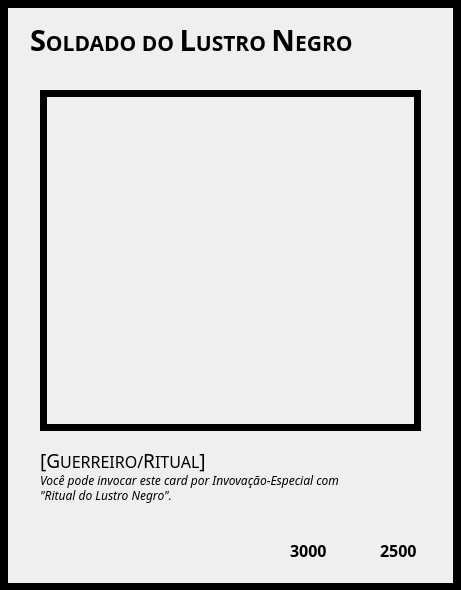
<?xml version="1.0" encoding="UTF-8"?>
<ui version="4.0">
 <class>MainWindow</class>
 <widget class="QMainWindow" name="MainWindow">
  <property name="geometry">
   <rect>
    <x>0</x>
    <y>0</y>
    <width>461</width>
    <height>590</height>
   </rect>
  </property>
  <property name="windowTitle">
   <string>MainWindow</string>
  </property>
  <property name="windowIcon">
   <iconset>
    <normaloff>plano de fundo interno.png</normaloff>plano de fundo interno.png</iconset>
  </property>
  <property name="styleSheet">
   <string notr="true"/>
  </property>
  <widget class="QWidget" name="centralwidget">
   <widget class="QLabel" name="label">
    <property name="geometry">
     <rect>
      <x>0</x>
      <y>0</y>
      <width>461</width>
      <height>591</height>
     </rect>
    </property>
    <property name="minimumSize">
     <size>
      <width>461</width>
      <height>591</height>
     </size>
    </property>
    <property name="maximumSize">
     <size>
      <width>461</width>
      <height>591</height>
     </size>
    </property>
    <property name="frameShape">
     <enum>QFrame::Box</enum>
    </property>
    <property name="lineWidth">
     <number>8</number>
    </property>
    <property name="text">
     <string/>
    </property>
    <property name="pixmap">
     <pixmap>fundo modelo.png</pixmap>
    </property>
    <property name="scaledContents">
     <bool>true</bool>
    </property>
   </widget>
   <widget class="QLabel" name="label_4">
    <property name="geometry">
     <rect>
      <x>40</x>
      <y>430</y>
      <width>201</width>
      <height>61</height>
     </rect>
    </property>
    <property name="sizePolicy">
     <sizepolicy hsizetype="Preferred" vsizetype="Preferred">
      <horstretch>0</horstretch>
      <verstretch>0</verstretch>
     </sizepolicy>
    </property>
    <property name="minimumSize">
     <size>
      <width>161</width>
      <height>61</height>
     </size>
    </property>
    <property name="font">
     <font>
      <family>Sitka Small</family>
     </font>
    </property>
    <property name="text">
     <string>&lt;html&gt;&lt;head/&gt;&lt;body&gt;&lt;p&gt;&lt;span style=&quot; font-size:14pt;&quot;&gt;[G&lt;/span&gt;&lt;span style=&quot; font-size:12pt;&quot;&gt;UERREIRO/&lt;/span&gt;&lt;span style=&quot; font-size:14pt;&quot;&gt;R&lt;/span&gt;&lt;span style=&quot; font-size:12pt;&quot;&gt;ITUAL&lt;/span&gt;&lt;span style=&quot; font-size:14pt;&quot;&gt;]&lt;/span&gt;&lt;/p&gt;&lt;/body&gt;&lt;/html&gt;</string>
    </property>
   </widget>
   <widget class="QLabel" name="label_5">
    <property name="geometry">
     <rect>
      <x>40</x>
      <y>460</y>
      <width>381</width>
      <height>41</height>
     </rect>
    </property>
    <property name="sizePolicy">
     <sizepolicy hsizetype="Preferred" vsizetype="Preferred">
      <horstretch>0</horstretch>
      <verstretch>0</verstretch>
     </sizepolicy>
    </property>
    <property name="font">
     <font>
      <family>Sitka Small</family>
     </font>
    </property>
    <property name="text">
     <string>&lt;html&gt;&lt;head/&gt;&lt;body&gt;&lt;p&gt;&lt;span style=&quot; font-size:9pt; font-style:italic;&quot;&gt;Você pode invocar este card por Invovação-Especial com&lt;/span&gt;&lt;/p&gt;&lt;/body&gt;&lt;/html&gt;</string>
    </property>
   </widget>
   <widget class="QLabel" name="label_6">
    <property name="geometry">
     <rect>
      <x>40</x>
      <y>90</y>
      <width>381</width>
      <height>341</height>
     </rect>
    </property>
    <property name="minimumSize">
     <size>
      <width>381</width>
      <height>341</height>
     </size>
    </property>
    <property name="maximumSize">
     <size>
      <width>381</width>
      <height>341</height>
     </size>
    </property>
    <property name="styleSheet">
     <string notr="true">border-color: rgb(188, 94, 0);</string>
    </property>
    <property name="frameShape">
     <enum>QFrame::Box</enum>
    </property>
    <property name="frameShadow">
     <enum>QFrame::Plain</enum>
    </property>
    <property name="lineWidth">
     <number>7</number>
    </property>
    <property name="midLineWidth">
     <number>0</number>
    </property>
    <property name="text">
     <string/>
    </property>
    <property name="pixmap">
     <pixmap>Black Luster Soldier Card Profile.png</pixmap>
    </property>
    <property name="scaledContents">
     <bool>true</bool>
    </property>
   </widget>
   <widget class="QLabel" name="label_7">
    <property name="geometry">
     <rect>
      <x>290</x>
      <y>520</y>
      <width>41</width>
      <height>61</height>
     </rect>
    </property>
    <property name="sizePolicy">
     <sizepolicy hsizetype="Preferred" vsizetype="Preferred">
      <horstretch>0</horstretch>
      <verstretch>0</verstretch>
     </sizepolicy>
    </property>
    <property name="minimumSize">
     <size>
      <width>41</width>
      <height>61</height>
     </size>
    </property>
    <property name="maximumSize">
     <size>
      <width>41</width>
      <height>61</height>
     </size>
    </property>
    <property name="font">
     <font>
      <family>Sitka Small</family>
     </font>
    </property>
    <property name="text">
     <string>&lt;html&gt;&lt;head/&gt;&lt;body&gt;&lt;p&gt;&lt;span style=&quot; font-size:12pt; font-weight:600;&quot;&gt;3000&lt;/span&gt;&lt;/p&gt;&lt;/body&gt;&lt;/html&gt;</string>
    </property>
   </widget>
   <widget class="QLabel" name="label_8">
    <property name="geometry">
     <rect>
      <x>380</x>
      <y>520</y>
      <width>41</width>
      <height>61</height>
     </rect>
    </property>
    <property name="sizePolicy">
     <sizepolicy hsizetype="Preferred" vsizetype="Preferred">
      <horstretch>0</horstretch>
      <verstretch>0</verstretch>
     </sizepolicy>
    </property>
    <property name="minimumSize">
     <size>
      <width>41</width>
      <height>61</height>
     </size>
    </property>
    <property name="maximumSize">
     <size>
      <width>41</width>
      <height>61</height>
     </size>
    </property>
    <property name="font">
     <font>
      <family>Sitka Small</family>
     </font>
    </property>
    <property name="text">
     <string>&lt;html&gt;&lt;head/&gt;&lt;body&gt;&lt;p&gt;&lt;span style=&quot; font-size:12pt; font-weight:600;&quot;&gt;2500&lt;/span&gt;&lt;/p&gt;&lt;/body&gt;&lt;/html&gt;</string>
    </property>
   </widget>
   <widget class="QLabel" name="label_12">
    <property name="geometry">
     <rect>
      <x>320</x>
      <y>70</y>
      <width>21</width>
      <height>21</height>
     </rect>
    </property>
    <property name="maximumSize">
     <size>
      <width>41</width>
      <height>41</height>
     </size>
    </property>
    <property name="text">
     <string/>
    </property>
    <property name="pixmap">
     <pixmap>Level.png</pixmap>
    </property>
    <property name="scaledContents">
     <bool>true</bool>
    </property>
   </widget>
   <widget class="QLabel" name="label_11">
    <property name="geometry">
     <rect>
      <x>380</x>
      <y>70</y>
      <width>21</width>
      <height>21</height>
     </rect>
    </property>
    <property name="maximumSize">
     <size>
      <width>41</width>
      <height>41</height>
     </size>
    </property>
    <property name="text">
     <string/>
    </property>
    <property name="pixmap">
     <pixmap>Level.png</pixmap>
    </property>
    <property name="scaledContents">
     <bool>true</bool>
    </property>
   </widget>
   <widget class="QLabel" name="label_13">
    <property name="geometry">
     <rect>
      <x>340</x>
      <y>70</y>
      <width>21</width>
      <height>21</height>
     </rect>
    </property>
    <property name="maximumSize">
     <size>
      <width>41</width>
      <height>41</height>
     </size>
    </property>
    <property name="text">
     <string/>
    </property>
    <property name="pixmap">
     <pixmap>Level.png</pixmap>
    </property>
    <property name="scaledContents">
     <bool>true</bool>
    </property>
   </widget>
   <widget class="QLabel" name="label_16">
    <property name="geometry">
     <rect>
      <x>300</x>
      <y>70</y>
      <width>21</width>
      <height>21</height>
     </rect>
    </property>
    <property name="maximumSize">
     <size>
      <width>41</width>
      <height>41</height>
     </size>
    </property>
    <property name="text">
     <string/>
    </property>
    <property name="pixmap">
     <pixmap>Level.png</pixmap>
    </property>
    <property name="scaledContents">
     <bool>true</bool>
    </property>
   </widget>
   <widget class="QLabel" name="label_17">
    <property name="geometry">
     <rect>
      <x>360</x>
      <y>70</y>
      <width>21</width>
      <height>21</height>
     </rect>
    </property>
    <property name="maximumSize">
     <size>
      <width>41</width>
      <height>41</height>
     </size>
    </property>
    <property name="text">
     <string/>
    </property>
    <property name="pixmap">
     <pixmap>Level.png</pixmap>
    </property>
    <property name="scaledContents">
     <bool>true</bool>
    </property>
   </widget>
   <widget class="QLabel" name="label_9">
    <property name="geometry">
     <rect>
      <x>40</x>
      <y>470</y>
      <width>381</width>
      <height>51</height>
     </rect>
    </property>
    <property name="sizePolicy">
     <sizepolicy hsizetype="Preferred" vsizetype="Preferred">
      <horstretch>0</horstretch>
      <verstretch>0</verstretch>
     </sizepolicy>
    </property>
    <property name="font">
     <font>
      <family>Sitka Small</family>
     </font>
    </property>
    <property name="text">
     <string>&lt;html&gt;&lt;head/&gt;&lt;body&gt;&lt;p&gt;&lt;span style=&quot; font-size:9pt; font-style:italic;&quot;&gt;&amp;quot;Ritual do Lustro Negro&amp;quot;.&lt;/span&gt;&lt;/p&gt;&lt;/body&gt;&lt;/html&gt;</string>
    </property>
   </widget>
   <widget class="QLabel" name="label_3">
    <property name="geometry">
     <rect>
      <x>30</x>
      <y>10</y>
      <width>351</width>
      <height>61</height>
     </rect>
    </property>
    <property name="sizePolicy">
     <sizepolicy hsizetype="Preferred" vsizetype="Preferred">
      <horstretch>0</horstretch>
      <verstretch>0</verstretch>
     </sizepolicy>
    </property>
    <property name="minimumSize">
     <size>
      <width>231</width>
      <height>51</height>
     </size>
    </property>
    <property name="font">
     <font>
      <family>Sitka Small</family>
     </font>
    </property>
    <property name="text">
     <string>&lt;html&gt;&lt;head/&gt;&lt;body&gt;&lt;p&gt;&lt;span style=&quot; font-size:22pt; font-weight:600;&quot;&gt;S&lt;/span&gt;&lt;span style=&quot; font-size:16pt; font-weight:600;&quot;&gt;OLDADO DO &lt;/span&gt;&lt;span style=&quot; font-size:22pt; font-weight:600;&quot;&gt;L&lt;/span&gt;&lt;span style=&quot; font-size:16pt; font-weight:600;&quot;&gt;USTRO &lt;/span&gt;&lt;span style=&quot; font-size:22pt; font-weight:600;&quot;&gt;N&lt;/span&gt;&lt;span style=&quot; font-size:16pt; font-weight:600;&quot;&gt;EGRO&lt;/span&gt;&lt;/p&gt;&lt;/body&gt;&lt;/html&gt;</string>
    </property>
   </widget>
   <widget class="QLabel" name="label_10">
    <property name="geometry">
     <rect>
      <x>380</x>
      <y>20</y>
      <width>41</width>
      <height>41</height>
     </rect>
    </property>
    <property name="minimumSize">
     <size>
      <width>41</width>
      <height>41</height>
     </size>
    </property>
    <property name="maximumSize">
     <size>
      <width>41</width>
      <height>41</height>
     </size>
    </property>
    <property name="text">
     <string/>
    </property>
    <property name="pixmap">
     <pixmap>Earth.png</pixmap>
    </property>
    <property name="scaledContents">
     <bool>true</bool>
    </property>
   </widget>
   <widget class="QLabel" name="label_18">
    <property name="geometry">
     <rect>
      <x>240</x>
      <y>70</y>
      <width>21</width>
      <height>21</height>
     </rect>
    </property>
    <property name="maximumSize">
     <size>
      <width>41</width>
      <height>41</height>
     </size>
    </property>
    <property name="text">
     <string/>
    </property>
    <property name="pixmap">
     <pixmap>Level.png</pixmap>
    </property>
    <property name="scaledContents">
     <bool>true</bool>
    </property>
   </widget>
   <widget class="QLabel" name="label_14">
    <property name="geometry">
     <rect>
      <x>280</x>
      <y>70</y>
      <width>21</width>
      <height>21</height>
     </rect>
    </property>
    <property name="maximumSize">
     <size>
      <width>41</width>
      <height>41</height>
     </size>
    </property>
    <property name="text">
     <string/>
    </property>
    <property name="pixmap">
     <pixmap>Level.png</pixmap>
    </property>
    <property name="scaledContents">
     <bool>true</bool>
    </property>
   </widget>
   <widget class="QLabel" name="label_15">
    <property name="geometry">
     <rect>
      <x>260</x>
      <y>70</y>
      <width>21</width>
      <height>21</height>
     </rect>
    </property>
    <property name="maximumSize">
     <size>
      <width>41</width>
      <height>41</height>
     </size>
    </property>
    <property name="text">
     <string/>
    </property>
    <property name="pixmap">
     <pixmap>Level.png</pixmap>
    </property>
    <property name="scaledContents">
     <bool>true</bool>
    </property>
   </widget>
  </widget>
 </widget>
 <resources/>
 <connections/>
</ui>
